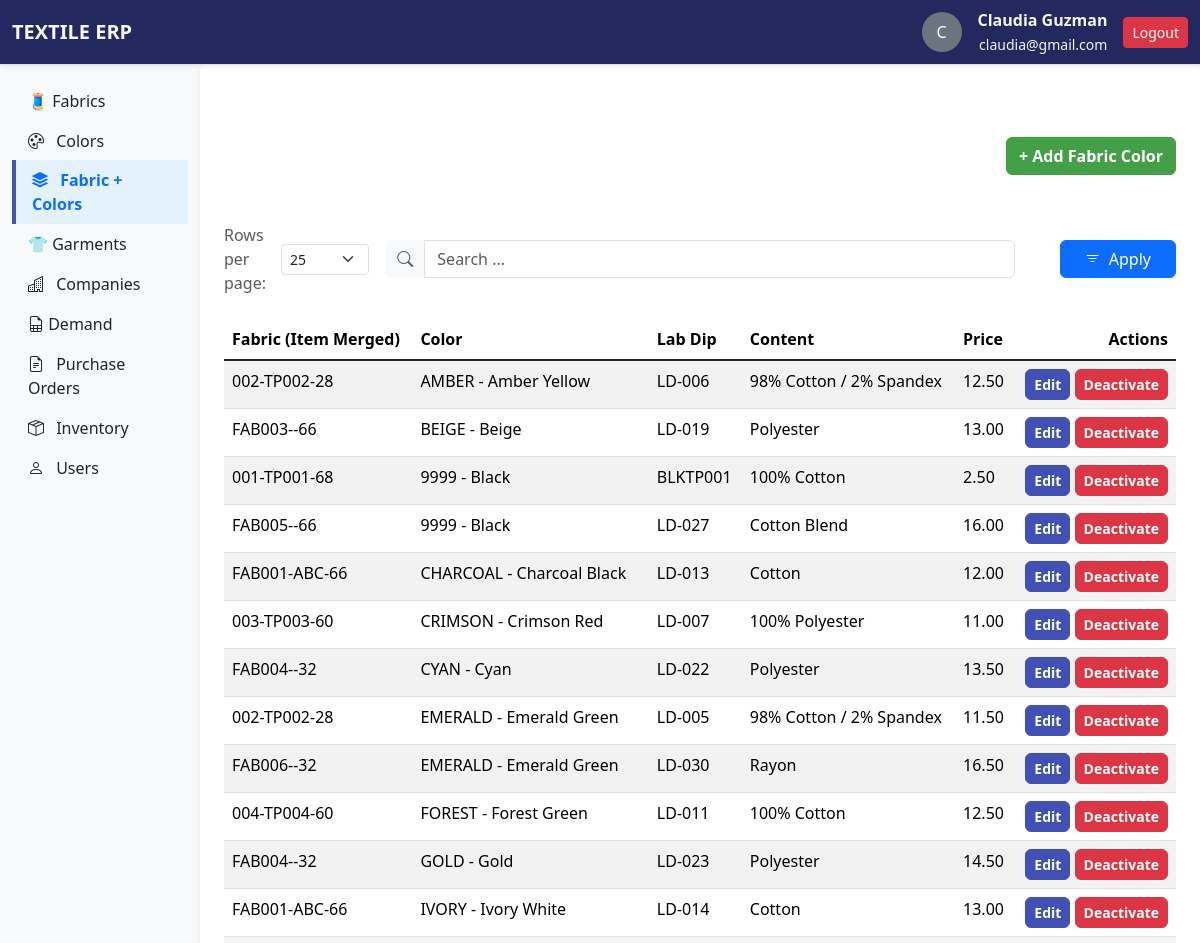
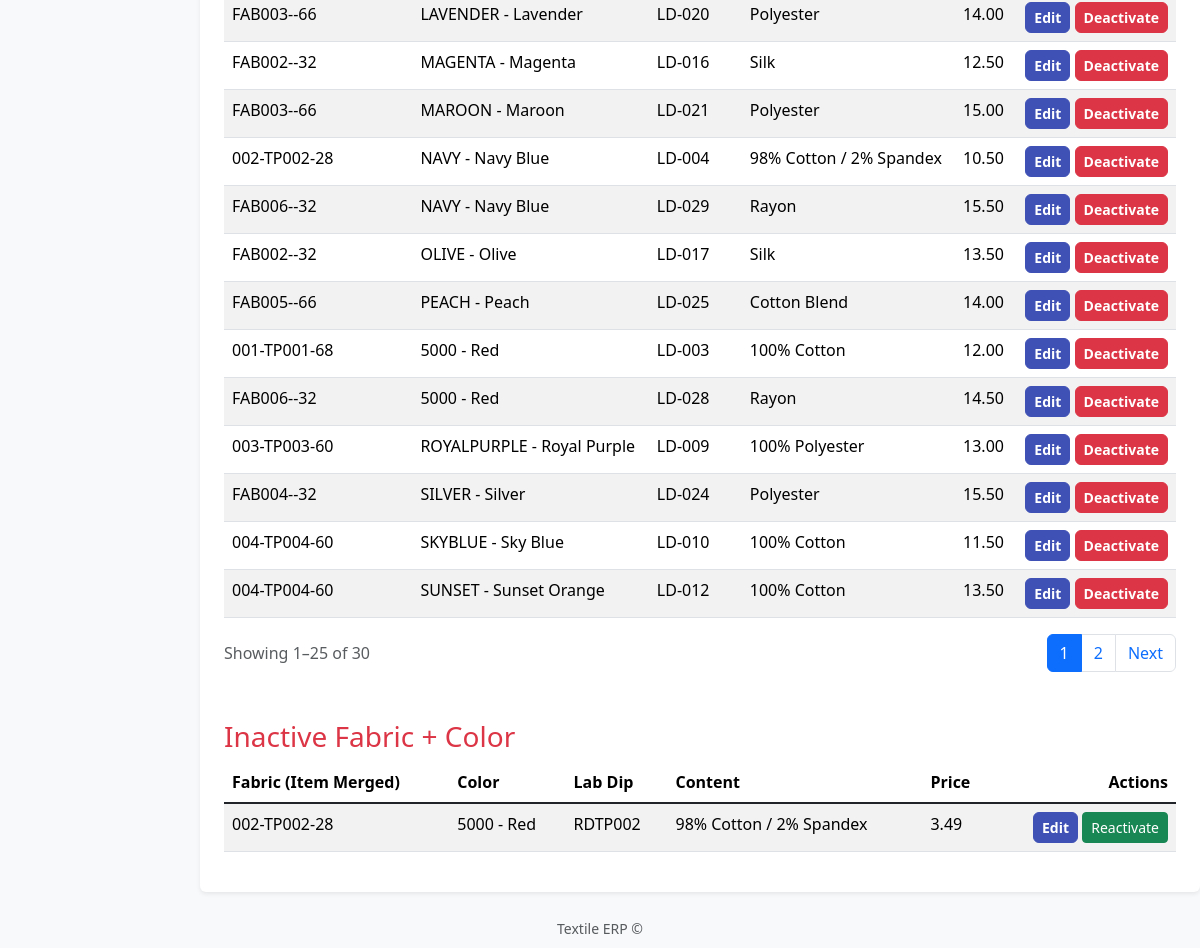
/fabrics/fabriccolors/ (signed in), run on the app's committed database (2 pictures, top to bottom).
### apps/users/models.py (models this page shows, shortened)
class CustomUser(AbstractUser):
    username = None
    email = models.EmailField(unique=True)
    USERNAME_FIELD = "email"   # login is with email
    REQUIRED_FIELDS = []       #
    objects = CustomUserManager()  # use manager

### apps/fabrics/models.py (models this page shows, shortened)
class FabricColor(models.Model):
    fabric = models.ForeignKey(Fabric, on_delete=models.CASCADE)
    color = models.ForeignKey(Color, on_delete=models.CASCADE)
    lab_dip = models.CharField(max_length=20, blank=True)
    price = models.DecimalField(max_digits=6, decimal_places=2)
    is_active = models.BooleanField(default=True)
    class Meta:
        constraints = [
            models.UniqueConstraint(
                fields=['fabric', 'color'],
                name='unique_fabric_color',
                violation_error_message="This fabric & color is already registered."
            )
        ]

class Fabric(models.Model):
    open_or_tubular = [
        ('open', 'Open'),
        ('tubular', 'Tubular')
    ]
    item_code = models.CharField(max_length=50, unique=True)
    vendor_code = models.CharField(max_length=50)
    vendor = models.ForeignKey(Vendor, on_delete=models.CASCADE)
    fabric_class = models.CharField(max_length=50)
    content = models.CharField(max_length=100)
    weight = models.DecimalField(max_digits=6, decimal_places=2)
    country_of_origin = models.CharField(max_length=50)
    open_or_tubular = models.CharField(choices=open_or_tubular)
    yarn_type = models.CharField(max_length=50, blank=True, null=True)
    yarn_size = models.CharField(max_length=50, blank=True, null=True)
    cuttable = models.IntegerField()
    is_active = models.BooleanField(default=True)
    @property
    def item_merged(self):
        return f"{self.item_code}-{self.vendor_code}-{self.cuttable}"

### apps/colors/models.py (models this page shows, shortened)
class Color(models.Model):
    name = models.CharField(max_length=50)
    code = models.CharField(max_length=50, unique=True)
    hex_value = models.CharField(max_length=7, blank=True, null=True)
    created_by = models.CharField(max_length=150, blank=True, null=True)
    created_at = models.DateTimeField(auto_now_add=True)  # fecha de creación automática
    is_active = models.BooleanField(default=True)
    @property
    def color_name(self):
        return f"{self.code} - {self.name}"

### apps/fabrics/views.py (the view, shortened to what this page needs)
# urls.py: path('fabriccolors/',views.fabriccolors_list, name="fabriccolors_list"),
@never_cache
@login_required
def fabriccolors_list(request):
    q = request.GET.get('q')
    DEFAULT_ROWS_PER_PAGE = 25 # default to 25
    rows_per_page = request.GET.get('rowsPerPage', DEFAULT_ROWS_PER_PAGE)
    print(rows_per_page)
    try:
        rows_per_page = int(rows_per_page)
    except ValueError:
        rows_per_page = DEFAULT_ROWS_PER_PAGE
    active_fabrics = FabricColor.objects.filter(is_active=True).order_by('color__name')
    inactive_fabrics = FabricColor.objects.filter(is_active=False)
    paginator = Paginator(active_fabrics, rows_per_page)
    page_number = request.GET.get('page')
    print(f"page_number:::{page_number}")
    page_obj = paginator.get_page(page_number)
    return render(request, 'fabrics/fabriccolors_list.html', {'page_obj': page_obj,
                                                 'rows_per_page': rows_per_page,
                                                 'inactive_fabrics': inactive_fabrics})

### apps/fabrics/templates/fabrics/fabriccolors_list.html (shortened to what this page needs)
{% extends 'base.html' %}
{% block content %}
<div class="mt-5">
    <div class="d-flex justify-content-between align-items-center mb-3">
        <a href="{% url 'fabrics:add_fabriccolor' %}" class="btn btn-add">+ Add Fabric Color</a>
    </div>
</div>
<div class="mt-5">
    {% include '_search_form.html' %}
</div>
{% include 'fabrics/_fabriccolors_table.html' %}
{% if request.user.is_superuser %}
<h3 class="mt-5 text-danger">Inactive Fabric + Color</h3>
{% include 'fabrics/_inactive_fabriccolors_table.html' %}
{% endif %}
{% endblock %}

### templates/base.html (shortened to what this page needs)
{% load static %}
<!DOCTYPE html>
<html lang="es">
<head>
  <link href="https://cdn.jsdelivr.net/npm/bootstrap@5.3.2/dist/css/bootstrap.min.css" rel="stylesheet">
  <link rel="stylesheet" href="https://cdn.jsdelivr.net/npm/bootstrap-icons@1.11.3/font/bootstrap-icons.css">
  <link rel="stylesheet" href="{% static 'css/base.css' %}">
</head>
<body class="bg-light">
  <nav class="navbar navbar-expand-lg border-bottom shadow-sm">
    <div class="container-fluid">
      <a class="navbar-brand fw-bold" href="{% url 'home:home' %}">TEXTILE ERP</a>
      <div class="d-flex align-items-center ms-auto">
        {% if user.is_authenticated %}
        <div class="d-flex align-items-center gap-3">
          <div class="rounded-circle bg-secondary text-white d-flex justify-content-center align-items-center"
            style="width:40px; height:40px;">
            {{ user.get_full_name|slice:":1"|upper }}
          </div>
          <div class="text-end">
            <strong>{{ user.get_full_name }}</strong><br>
            <small class="">{{ user.email }}</small>
          </div>
          <form method="post" action="{% url 'users:logout_view' %}">
            <button class="btn btn-danger btn-sm">Logout</button>
          </form>
        </div>
        {% endif %}
      </div>
    </div>
  </nav>
  <div class="container-fluid">
    <div class="row">
      <nav class="col-md-2 d-md-block bg-light sidebar vh-100">
        <div class="list-group list-group-flush mt-3">
          <a href="{% url 'fabrics:fabrics_list' %}"
            class="list-group-item list-group-item-action {% if '/fabrics/' in request.path and not '/fabriccolors/' in request.path %}active{% endif %}">
            🧵 Fabrics
          </a>
          <a href="{% url 'colors:colors_list' %}"
            class="list-group-item list-group-item-action {% if '/colors/' in request.path %}active{% endif %}">
            <i class="bi bi-palette me-2"></i> Colors
          </a>
          <a href="{% url 'fabrics:fabriccolors_list' %}"
            class="list-group-item list-group-item-action {% if '/fabriccolors/' in request.path %}active{% endif %}">
            <i class="bi bi-stack me-2"></i> Fabric + Colors
          </a>
          <a href="{% url 'garments:garments_list' %}"
            class="list-group-item list-group-item-action {% if '/garments/' in request.path %}active{% endif %}">
            👕 Garments
          </a>
          <a href="{% url 'companies:companies_list' %}"
            class="list-group-item list-group-item-action {% if '/companies/' in request.path %}active{% endif %}">
            <i class="bi bi-buildings me-2"></i> Companies
          </a>
          <a href="{% url 'demand:demand_list' %}"
            class="list-group-item list-group-item-action {% if '/demand/' in request.path %}active{% endif %}">
            <i class="bi bi-file-earmark-spreadsheet"></i> Demand
          </a>
          <a href="{% url 'pos:pos_list' %}" class="list-group-item list-group-item-action {% if '/pos/' in request.path %}active{% endif %}">
            <i class="bi bi-file-earmark-text me-2"></i> Purchase Orders
          </a>
          <a href="{% url 'inventory:inventory_list' %}" class="list-group-item list-group-item-action {% if '/inventory/' in request.path %}active{% endif %}">
            <i class="bi bi-box-seam me-2"></i> Inventory
          </a>
          {% if request.user.is_superuser %}
          <a href="{% url 'users:users_list' %}"
            class="list-group-item list-group-item-action {% if '/users/' in request.path %}active{% endif %}">
            <i class="bi bi-person me-2"></i> Users
          </a>
          {% endif %}
        </div>
      </nav>
      <main class="col-md-9 ms-sm-auto col-lg-10 px-md-4 py-4 bg-white shadow-sm rounded">
        {% block content %}{% endblock %}
      </main>
    </div>
  </div>
  <footer class="text-center mt-4 mb-2 text-muted">
    <small>Textile ERP &copy; {{ year }}</small>
  </footer>
</body>
</html>

### apps/fabrics/templates/fabrics/_fabriccolors_table.html (shortened to what this page needs)
<div class="table-responsive">
  <table class="table table-striped table-hover">
    <thead>
      <tr>
        <th scope="col">Fabric (Item Merged)</th>
        <th scope="col">Color</th>
        <th scope="col">Lab Dip</th>
        <th scope="col">Content</th>
        <th scope="col">Price</th>
        <th class="text-end">Actions</th>
      </tr>
    </thead>
    <tbody class="table-group-divider">
      {% for fabric in page_obj %}
      <tr>
        <td>{{ fabric.fabric.item_merged }}</td>
        <td>{{ fabric.color.color_name }}</td>
        <td>{{ fabric.lab_dip }}</td>
        <td>{{ fabric.fabric.content }}</td>
        <td>{{ fabric.price }}</td>
        <td class="text-end">
          <a href="{% url 'fabrics:edit_fabriccolor' fabric.id %}"
              class="btn btn-sm btn-edit">Edit</a>
          <a href="{% url 'fabrics:deactivate_fabriccolor' fabric.id %}"
              class="btn btn-sm btn-delete">Deactivate</a>
        </td>
      </tr>
      {% endfor %}
    </tbody>
  </table>
  <div class="d-flex justify-content-between align-items-center mt-3">
    <div class="text-muted">
      Showing {{ page_obj.start_index }}–{{ page_obj.end_index }} of {{ page_obj.paginator.count }}
    </div>
    <nav>
      <ul class="pagination mb-0">
        {% for num in page_obj.paginator.page_range %}
        {% if num == page_obj.number %}
        <li class="page-item active"><span class="page-link">{{ num }}</span></li>
        {% else %}
        <li class="page-item">
          <a class="page-link" href="?q={{ q }}&rowsPerPage={{ rows_per_page }}&page={{ num }}">{{ num }}</a>
        </li>
        {% endif %}
        {% endfor %}
        {% if page_obj.has_next %}
        <li class="page-item">
          <a class="page-link" href="?q={{ q }}&rowsPerPage={{ rows_per_page }}&page={{ page_obj.next_page_number }}">
            Next
          </a>
        </li>
        {% endif %}
      </ul>
    </nav>
  </div>
</div>

### apps/fabrics/templates/fabrics/_inactive_fabriccolors_table.html
<div class="table-responsive">
  {% if inactive_fabrics %}
  <table class="table table-striped table-hover">
    <thead>
      <tr>
        <th scope="col">Fabric (Item Merged)</th>
        <th scope="col">Color</th>
        <th scope="col">Lab Dip</th>
        <th scope="col">Content</th>
        <th scope="col">Price</th>
        <th class="text-end">Actions</th>
      </tr>
    </thead>
    <tbody class="table-group-divider">
      {% for fabric in inactive_fabrics %}
      <tr>
        <td>{{ fabric.fabric.item_merged }}</td>
        <td>{{ fabric.color.color_name }}</td>
        <td>{{ fabric.lab_dip }}</td>
        <td>{{ fabric.fabric.content }}</td>
        <td>{{ fabric.price }}</td>
        <td class="text-end">
          <a href="{% url 'fabrics:edit_fabriccolor' fabric.id %}"
              class="btn btn-sm btn-edit">Edit</a>
          <a href="{% url 'fabrics:activate_fabriccolor' fabric.id %}"
              class="btn btn-sm btn-success">Reactivate</a>
        </td>
      </tr>
      {% endfor %}
    </tbody>
  </table>
  {% else %}
  <p class="text-muted">No inactive fabric colors yet.</p>
  {% endif %}
</div>

### static/css/base.css (style rules this page uses)
.list-group-item { color: #212529; background-color: transparent; border: none; }
.list-group-item.active { background-color: #e3f2fd; color: #0d6efd; font-weight: 600; border-left: 4px solid #3f51b5; }
.btn-add { background-color: #43a047; border-color: #43a047; border-radius: 6px; font-weight: 600; color: #fff; }
.btn-edit { background-color: #3f51b5; border-color: #3f51b5; color: #fff; border-radius: 6px; font-weight: 600; }
.btn-delete { background-color: #dc3545; border-color: #dc3545; color: #fff; border-radius: 6px; font-weight: 600; }
.navbar { background-color: #23295f; color:whitesmoke; }
.navbar a, .navbar a:hover, .navbar a:active, .navbar a:focus { color:whitesmoke; }

### data on the page
CustomUser: get_full_name "C", get_full_name "Claudia Guzman", email "claudia@gmail.com"
FabricColor: fabric.item_merged "002-TP002-28", color.color_name "AMBER - Amber Yellow", lab_dip "LD-006", fabric.content "98% Cotton / 2% Spandex", price "12.50"
FabricColor: fabric.item_merged "FAB003--66", color.color_name "BEIGE - Beige", lab_dip "LD-019", fabric.content "Polyester", price "13.00"
FabricColor: fabric.item_merged "001-TP001-68", color.color_name "9999 - Black", lab_dip "BLKTP001", fabric.content "100% Cotton", price "2.50"
FabricColor: fabric.item_merged "FAB005--66", color.color_name "9999 - Black", lab_dip "LD-027", fabric.content "Cotton Blend", price "16.00"
FabricColor: fabric.item_merged "FAB001-ABC-66", color.color_name "CHARCOAL - Charcoal Black", lab_dip "LD-013", fabric.content "Cotton", price "12.00"
FabricColor: fabric.item_merged "003-TP003-60", color.color_name "CRIMSON - Crimson Red", lab_dip "LD-007", fabric.content "100% Polyester", price "11.00"
FabricColor: fabric.item_merged "FAB004--32", color.color_name "CYAN - Cyan", lab_dip "LD-022", fabric.content "Polyester", price "13.50"
FabricColor: fabric.item_merged "002-TP002-28", color.color_name "EMERALD - Emerald Green", lab_dip "LD-005", fabric.content "98% Cotton / 2% Spandex", price "11.50"
FabricColor: fabric.item_merged "FAB006--32", color.color_name "EMERALD - Emerald Green", lab_dip "LD-030", fabric.content "Rayon", price "16.50"
FabricColor: fabric.item_merged "004-TP004-60", color.color_name "FOREST - Forest Green", lab_dip "LD-011", fabric.content "100% Cotton", price "12.50"
FabricColor: fabric.item_merged "FAB004--32", color.color_name "GOLD - Gold", lab_dip "LD-023", fabric.content "Polyester", price "14.50"
FabricColor: fabric.item_merged "FAB001-ABC-66", color.color_name "IVORY - Ivory White", lab_dip "LD-014", fabric.content "Cotton", price "13.00"
FabricColor: fabric.item_merged "FAB003--66", color.color_name "LAVENDER - Lavender", lab_dip "LD-020", fabric.content "Polyester", price "14.00"
FabricColor: fabric.item_merged "FAB002--32", color.color_name "MAGENTA - Magenta", lab_dip "LD-016", fabric.content "Silk", price "12.50"
FabricColor: fabric.item_merged "FAB003--66", color.color_name "MAROON - Maroon", lab_dip "LD-021", fabric.content "Polyester", price "15.00"
FabricColor: fabric.item_merged "002-TP002-28", color.color_name "NAVY - Navy Blue", lab_dip "LD-004", fabric.content "98% Cotton / 2% Spandex", price "10.50"
FabricColor: fabric.item_merged "FAB006--32", color.color_name "NAVY - Navy Blue", lab_dip "LD-029", fabric.content "Rayon", price "15.50"
FabricColor: fabric.item_merged "FAB002--32", color.color_name "OLIVE - Olive", lab_dip "LD-017", fabric.content "Silk", price "13.50"
FabricColor: fabric.item_merged "FAB005--66", color.color_name "PEACH - Peach", lab_dip "LD-025", fabric.content "Cotton Blend", price "14.00"
FabricColor: fabric.item_merged "001-TP001-68", color.color_name "5000 - Red", lab_dip "LD-003", fabric.content "100% Cotton", price "12.00"
FabricColor: fabric.item_merged "FAB006--32", color.color_name "5000 - Red", lab_dip "LD-028", fabric.content "Rayon", price "14.50"
FabricColor: fabric.item_merged "003-TP003-60", color.color_name "ROYALPURPLE - Royal Purple", lab_dip "LD-009", fabric.content "100% Polyester", price "13.00"
FabricColor: fabric.item_merged "FAB004--32", color.color_name "SILVER - Silver", lab_dip "LD-024", fabric.content "Polyester", price "15.50"
FabricColor: fabric.item_merged "004-TP004-60", color.color_name "SKYBLUE - Sky Blue", lab_dip "LD-010", fabric.content "100% Cotton", price "11.50"
FabricColor: fabric.item_merged "004-TP004-60", color.color_name "SUNSET - Sunset Orange", lab_dip "LD-012", fabric.content "100% Cotton", price "13.50"
FabricColor: fabric.item_merged "002-TP002-28", color.color_name "5000 - Red", lab_dip "RDTP002", fabric.content "98% Cotton / 2% Spandex", price "3.49"

### other printed values
{{ page_obj.start_index }} "1"
{{ page_obj.end_index }} "25"
{{ page_obj.paginator.count }} "30"
{{ num }} "1"
{{ num }} "2"
